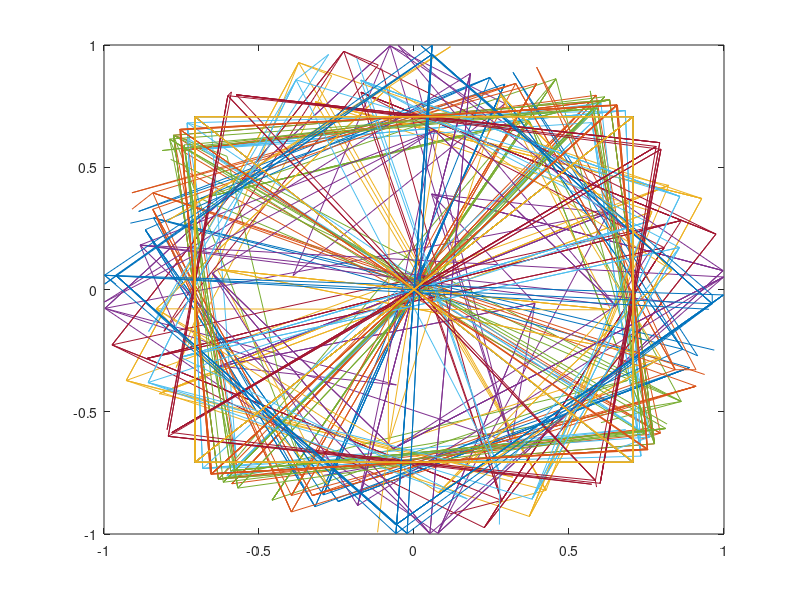

Here is the MATLAB script that generated this plot:
clear all

%%% THis script is the first and does the IIR Ideal despreading vs sochacki
%%% method comparison for a single short repeating pn code

PLOT=0;

USAMPR = 2;

%%% Filter information
a1 = [1, -0.0183, 0.8665];
a2 = [1, -0.1458, 0.6341];
a3 = [1, -0.3545, 0.4290];
a4 = [1, -0.5802, 0.2583];
a5 = [1, -0.7321, 0.1558];

b1 = [1 2 1]; % = b2 = b3 = b4 = b5

sos = [b1, a1; b1, a2; b1, a3; b1, a4; b1, a5];

k = 8.2924e-4;

%%% Alphabet Information
complex_mapping = exp(1j*([0,3,1,2].'*pi/2+pi/4)).';

Prefix = randsrc(1, 3 * size(sos,1),complex_mapping,3);

%%% Transmit Information
PN_Length = 512;
NSYMBOLS=32;

%%% Sequence Generation
c = randsrc(1,PN_Length,complex_mapping,123);
s = randsrc(1,NSYMBOLS,complex_mapping,233);

%%% Zero Order Holder
% x = repelem(s,length(c));

%%% Transmit Spreading
% cx = [];
% n = 0;
% while (n < length(x))
%     cx(n + 1) = x(n + 1) * c(mod(n, length(c)) + 1);
%     n = n + 1;
% end
cx = [];
n = 0;
while (n < length(s))
    cx = [cx (s(n + 1) * c)];
    n = n + 1;
end

% PLOT CHECK %%%%%%%%%%%%%%%%%%%%%%%%%%%%%%%%%%%%%%%%%%%%%%%%%%%%%%%%%%%%%%
if PLOT
    plot(cx,'bo')
end

% Transmit Filtering
cxup=upsample(cx,USAMPR);

% h = firrcos(512,0.5,.15,2,'rolloff','sqrt');

kk = power(k,1/5);
sout = [Prefix cxup Prefix];
for i = 1:1:size(sos, 1)
    sout = filter(kk*sos(i, 1:1:3),sos(i, 4:1:6),sout);
end

% PLOT CHECK %%%%%%%%%%%%%%%%%%%%%%%%%%%%%%%%%%%%%%%%%%%%%%%%%%%%%%%%%%%%%%
if PLOT
    plot(sout,'bo')
    plot(20*log10(abs(fftshift(fft(sout,length(sout))))))
end

%Normalize
sout=sout./max(abs(sout));

% Receive Filtering
bbdata_rx = fliplr(sout);
for i = 1:1:size(sos, 1)
    bbdata_rx = filter(kk*sos(i, 1:1:3),sos(i, 4:1:6),bbdata_rx);
end
bbdata_rx = fliplr(bbdata_rx);

% PLOT CHECK %%%%%%%%%%%%%%%%%%%%%%%%%%%%%%%%%%%%%%%%%%%%%%%%%%%%%%%%%%%%%%
if PLOT
    plot(bbdata_rx,'bo')
    plot(20*log10(abs(fftshift(fft(bbdata_rx,length(bbdata_rx))))))
end

% PLOT CHECK %%%%%%%%%%%%%%%%%%%%%%%%%%%%%%%%%%%%%%%%%%%%%%%%%%%%%%%%%%%%%%
if PLOT
    n=((32*512)/2) + 1
    plot(downsample(bbdata_rx(1+n:end-n),2), 'bo')
    plot(downsample(bbdata_rx(1+(length(Prefix)):end),2), 'bo')
end

ind = 0;
r = 0;
hold off
plot((s))
hold on
while sum(abs(s-r)) > 0.05
f = downsample(bbdata_rx(1+ind:end-ind), USAMPR);

n = 0;
r = [];
while (n < length(s))
    r = [r (f(((n * length(c)) + 1):((n + 1) * length(c))) * c')];
    n = n + 1;
end
r = r / length(c);
r = r ./ max(abs(r));
ind = ind + 1;
plot((r))
sum(abs(s-r))
ind
end

% PLOT CHECK %%%%%%%%%%%%%%%%%%%%%%%%%%%%%%%%%%%%%%%%%%%%%%%%%%%%%%%%%%%%%%
if PLOT
    plot(r,'bo')
end

%%% Calculate EsNo
EsNo_dB=[]; PERROR_Vector=[]; PREF_Vector=[];

VERROR=[];
VERROR=r-s;
PERROR_Vector=VERROR.*VERROR'.';
PREF_Vector=s.*s'.';

RMS_PERROR=sqrt((1/length(PERROR_Vector))*sum(PERROR_Vector));
RMS_PREF=sqrt((1/length(PREF_Vector))*sum(PREF_Vector));
EsNo_dB=10*log10(RMS_PREF/RMS_PERROR);

%%% Calculate EVM
EVM_dB=[];
EVM_dB=10*log10(RMS_PERROR/RMS_PREF);

% g = c'.'; %Mathematically correct but has different ind value than other way
% for i = 1:1:size(sos, 1)
%     g = filter(kk*sos(i, 1:1:3),sos(i, 4:1:6),g);
% end
% 
% ind = 0;
% r2 = 0;
% hold off
% plot((s))
% hold on
% while sum(abs(s-r2)) > 1
% f2 = downsample(sout(1+ind:end-ind), USAMPR);
% 
% n = 0;
% r2 = [];
% while (n < length(s))
%     r2 = [r2 (f2(((n * length(g)) + 1):((n + 1) * length(g))) * g.')];
%     n = n + 1;
% end
% r2 = r2 / length(g);
% r2 = r2 ./ max(abs(r2));
% ind = ind + 1;
% plot((r2))
% sum(abs(s-r2))
% ind
% end
% 
% % PLOT CHECK %%%%%%%%%%%%%%%%%%%%%%%%%%%%%%%%%%%%%%%%%%%%%%%%%%%%%%%%%%%%%%
% if PLOT
%     plot(r,'bo')
%     hold on
%     plot(r2,'ro')
% end
% 
% %%% Calculate EsNo
% EsNo_dB=[]; PERROR_Vector=[]; PREF_Vector=[];
% 
% VERROR=[];
% VERROR=r2-s;
% PERROR_Vector=VERROR.*VERROR'.';
% PREF_Vector=s.*s'.';
% 
% RMS_PERROR=sqrt((1/length(PERROR_Vector))*sum(PERROR_Vector));
% RMS_PREF=sqrt((1/length(PREF_Vector))*sum(PREF_Vector));
% EsNo_dB=10*log10(RMS_PREF/RMS_PERROR);
% 
% %%% Calculate EVM
% EVM_dB=[];
% EVM_dB=10*log10(RMS_PERROR/RMS_PREF);


g = upsample(c'.', USAMPR); %Mathematically correct but has different ind value than other way
for i = 1:1:size(sos, 1)
    g = filter(kk*sos(i, 1:1:3),sos(i, 4:1:6),g);
end

ind = 0;
r2 = 0;
hold off
plot((s))
hold on
while sum(abs(s-r2)) > 1
f2 = sout(1+ind:end-ind);

n = 0;
r2 = [];
while (n < length(s))
    r2 = [r2 (f2(((n * length(g)) + 1):((n + 1) * length(g))) * g.')];
    n = n + 1;
end
r2 = r2 / length(g);
r2 = r2 ./ max(abs(r2));
ind = ind + 1;
plot((r2))
sum(abs(s-r2))
ind
end
%%% Note the you don't need to actually downsample as your correlation
%%% compresses the sequence to a single value

% PLOT CHECK %%%%%%%%%%%%%%%%%%%%%%%%%%%%%%%%%%%%%%%%%%%%%%%%%%%%%%%%%%%%%%
if PLOT
    hold off
    plot((s))
    hold on
    plot(r,'bo')
    hold on
    plot(r2,'ro')
end

%%% Calculate EsNo
EsNo_dB=[]; PERROR_Vector=[]; PREF_Vector=[];

VERROR=[];
VERROR=r2-s;
PERROR_Vector=VERROR.*VERROR'.';
PREF_Vector=s.*s'.';

RMS_PERROR=sqrt((1/length(PERROR_Vector))*sum(PERROR_Vector));
RMS_PREF=sqrt((1/length(PREF_Vector))*sum(PREF_Vector));
EsNo_dB=10*log10(RMS_PREF/RMS_PERROR);

%%% Calculate EVM
EVM_dB=[];
EVM_dB=10*log10(RMS_PERROR/RMS_PREF);